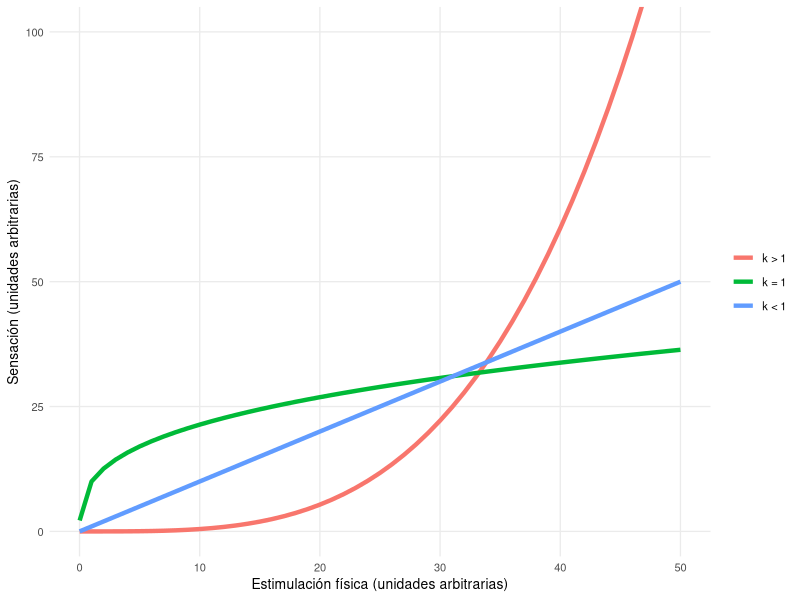
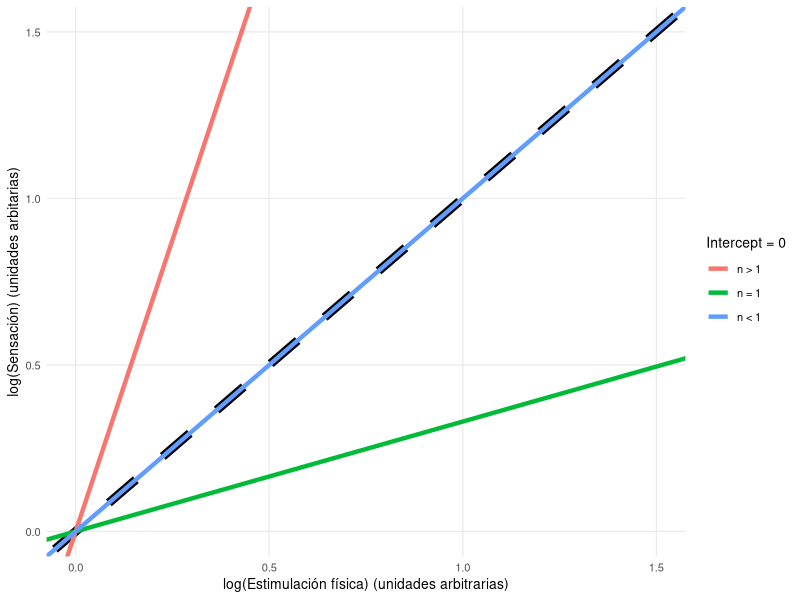
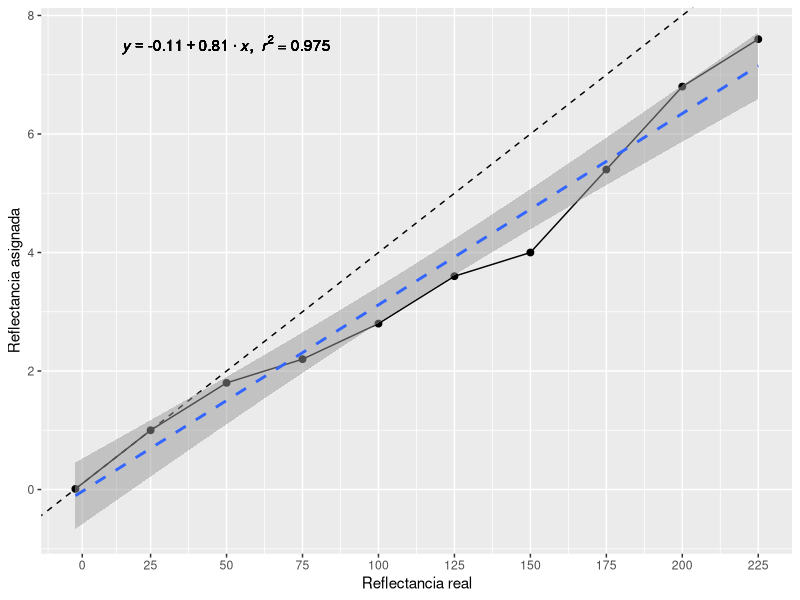
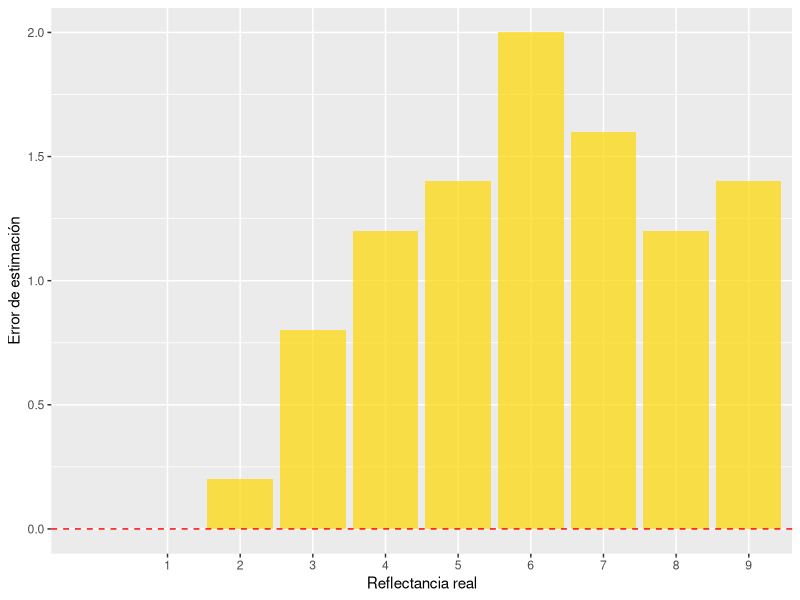
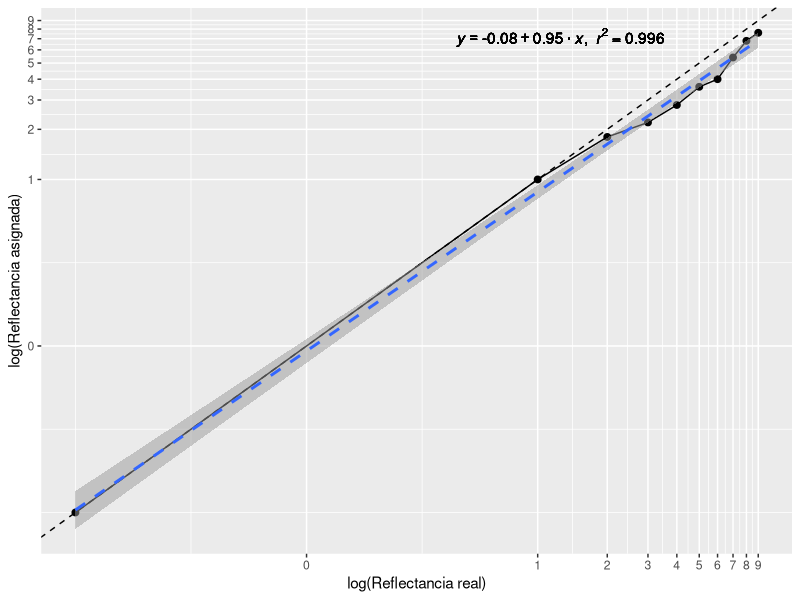
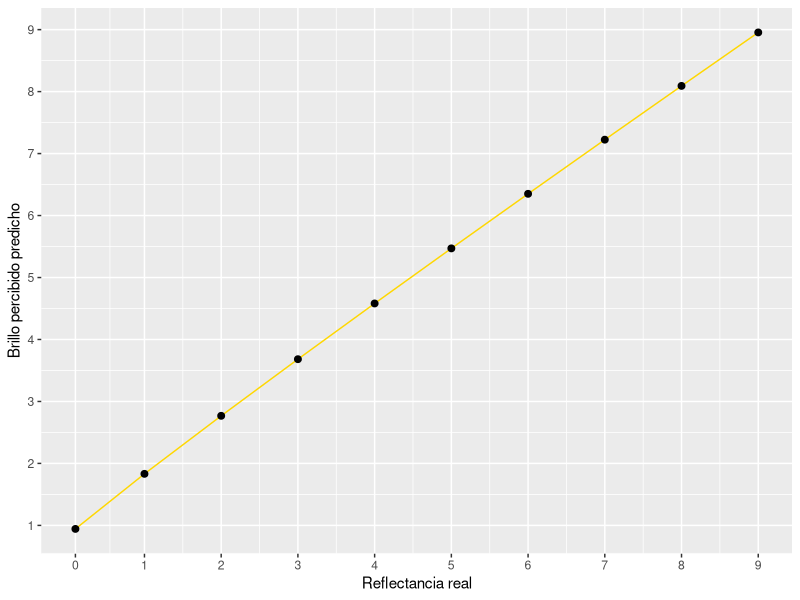

Recreate these plots in R, in order.
## ---- chunk 1
# Las librerías que necesitamos
libraries <- c("tidyverse","cowplot","quickpsy",
               "broom","knitr","circular")

# Cargamos las librerias que necesitamos, si no las tenemos, indicamos a R que las instale
invisible(
  lapply(
    libraries, function(x) {
      if(!require(x, character.only = T, quietly = T)) {
        install.packages(x)
        require(x, character.only = T, quietly = T)
      }
    }
  )
)
# Where is this script?
Where_Am_I <- function(path=T){
  if (path == T){
    dirname(rstudioapi::getSourceEditorContext()$path)
  }
  else {
    rstudioapi::getSourceEditorContext()$path
  }
}
## ---- chunk 2
##### Relaciones funcionales
Functions <- data_frame(
  E = c(0.01,seq(1,50,by=1)),
  S_lineal = 10*E^0.33,
  S_log = E,
  S_exp = 0.00015*E^3.5
)



names <- c(
  `S_exp` = "Exponencial",
  `S_lineal` = "Lineal",
  `S_log` = "Logarítmica"
)

Functions %>%
  gather(id,value,S_lineal:S_exp) %>%
  ggplot(.,aes(E,value,group=id, color = id)) +
  # geom_abline(linetype = 2, ) + 
  geom_line(size = 1.5 ) +
  coord_cartesian(ylim = c(0,100)) +
  #facet_wrap(~id, scales = "free", labeller = as_labeller(names)) +
  guides(fill = FALSE) +
  #scale_x_continuous(breaks = NULL) +
  #scale_y_continuous(breaks = NULL) +
  scale_color_discrete(labels = c("k > 1","k = 1", "k < 1"), name = NULL) +
  labs(x = "Estimulación física (unidades arbitrarias)", y = "Sensación (unidades arbitrarias)") +
  theme_minimal(10) +
  theme(panel.grid.minor = element_blank())
## ---- chunk 3
Functions_without_intercept <- data_frame(
  E = c(0.01,seq(1,50,by=1)),
  S_lineal = E^0.33,
  S_log = E,
  S_exp = E^3.5
)

Functions_without_intercept %>%
  gather(id,value,S_lineal:S_exp) %>%
  ggplot(.,aes(log(E,10),log(value,10),group=id, color = id)) +
  geom_abline(linetype = 2, size = 3) + 
  geom_line(size = 1.5 ) +
  #geom_point(color="black") + 
  #facet_wrap(~id, scales = "free", labeller = as_labeller(names)) +
  guides(fill = FALSE) +
  coord_cartesian(xlim = c(0,1.5),ylim=c(0,1.5)) +
  scale_color_discrete(labels = c("n > 1","n = 1", "n < 1"), name = "Intercept = 0") +
  labs(x = "log(Estimulación física) (unidades arbitrarias)", y = "log(Sensación) (unidades arbitarias)") +
  theme_minimal(10) +
  theme(panel.grid.minor = element_blank())
## ---- chunk 4
##### Leemos los datos de nuestro experimento
Luminancia <- read.table("./pia/P3/Dades_claridad.txt", header = T, skip = 3)

Luminancia <- Luminancia %>%
  mutate(Claro = ifelse(Claro == 0, 0.01, Claro),
         Asign = Asign -1,
         Asign = ifelse(Asign <= 0, 0.01, Asign),
         error_est = Claro - Asign,
         log_Claro = log10(Claro),
         log_Asign = log10(Asign)) %>%
  select(-Assaig,-Temps) %>%
  group_by(Claro) %>%
  summarize_all(.funs="mean") %>%
  rename(Claridad = Claro)

kable(Luminancia %>% select(-log_Claro,-log_Asign))
## ---- chunk 5
lm_eqn <- function(df){
    m <- lm(y ~ x, df);
    eq <- substitute(italic(y) == a + b %.% italic(x)*","~~italic(r)^2~"="~r2, 
         list(a = format(unname(coef(m)[1]), digits = 2),
              b = format(unname(coef(m)[2]), digits = 2),
             r2 = format(summary(m)$r.squared, digits = 3)))
    as.character(as.expression(eq));
}

ggplot(Luminancia, aes(Claridad, Asign)) +
  geom_abline(linetype = 2) +
  geom_point(size = 2) +
  geom_line() +
  stat_smooth(method = "lm", linetype = 2, size = 1, alpha = 0.5) +
  labs(x = "Reflectancia real", y = "Reflectancia asignada") + 
  scale_x_continuous(labels = as.character(c(0, 25, 50, 75, 100, 125, 150, 175, 200, 225)),
                     breaks = c(0.1, c(1:9))) + 
  geom_text(x = 2, y = 7.5, label = lm_eqn(Luminancia %>%
                                             rename(y = Asign,
                                                    x = Claridad)), parse = TRUE)
## ---- chunk 6
ggplot(Luminancia, aes(factor(Claridad), error_est)) +
  geom_bar(stat="identity", alpha = 0.7, fill = "gold") +
  geom_hline(yintercept = 0, linetype = 2, color = "red") +
  labs(x = "Reflectancia real", y = "Error de estimación") + 
  scale_x_discrete(labels = as.character(c(0, c(1:9))),
                     breaks = c(0.1, c(1:9)))
## ---- chunk 7
lm_coef <- coef(lm(data=Luminancia, log_Asign ~ log_Claro))


ggplot(Luminancia, aes(Claridad,Asign)) +
  geom_abline(linetype = 2) +
  geom_point(size = 2) +
  geom_line() +
  stat_smooth(method = "lm", linetype = 2, size = 1, alpha = 0.5) +
  labs(x = "log(Reflectancia real)", y = "log(Reflectancia asignada)") + 
  scale_x_log10(breaks = c(0.1, c(1:9)), labels = c(0, c(1:9))) + 
  scale_y_log10(breaks = c(0.1, c(1:9)), labels = c(0, c(1:9))) + 
  geom_text(x = 0.1, y = 0.85, label = (lm_log=lm_eqn(Luminancia %>%
                                             rename(y = log_Asign,
                                                    x = log_Claro))), parse = TRUE)
## ---- chunk 8

Predicted <- data_frame(
  x = c(0.1,c(1:9)),
  y = 10^lm_coef[1] + x^lm_coef[2]
)

ggplot(Predicted, aes(x,y)) +
  geom_line(color = "gold") +
  geom_point(size = 2) +
  labs(x = "Reflectancia real", y = "Brillo percibido predicho") + 
  scale_x_continuous(breaks = c(0.1, c(1:9)), labels = c(0, c(1:9))) + 
  scale_y_continuous(breaks = c(0.1, c(1:9)), labels = c(0, c(1:9))) 
